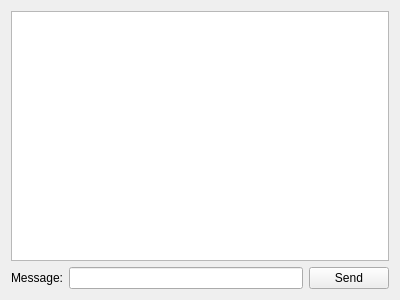
<?xml version="1.0" encoding="UTF-8"?>
<ui version="4.0">
 <class>ClientChatWidget</class>
 <widget class="QWidget" name="ClientChatWidget">
  <property name="geometry">
   <rect>
    <x>0</x>
    <y>0</y>
    <width>400</width>
    <height>300</height>
   </rect>
  </property>
  <property name="windowTitle">
   <string>Form</string>
  </property>
  <layout class="QVBoxLayout" name="verticalLayout">
   <item>
    <widget class="QListWidget" name="lstMessages"/>
   </item>
   <item>
    <layout class="QHBoxLayout" name="wdgSend">
     <item>
      <widget class="QLabel" name="label">
       <property name="text">
        <string>Message:</string>
       </property>
      </widget>
     </item>
     <item>
      <widget class="QLineEdit" name="lnMessage"/>
     </item>
     <item>
      <widget class="QPushButton" name="btnSend">
       <property name="text">
        <string>Send</string>
       </property>
      </widget>
     </item>
    </layout>
   </item>
  </layout>
 </widget>
 <resources/>
 <connections/>
</ui>
